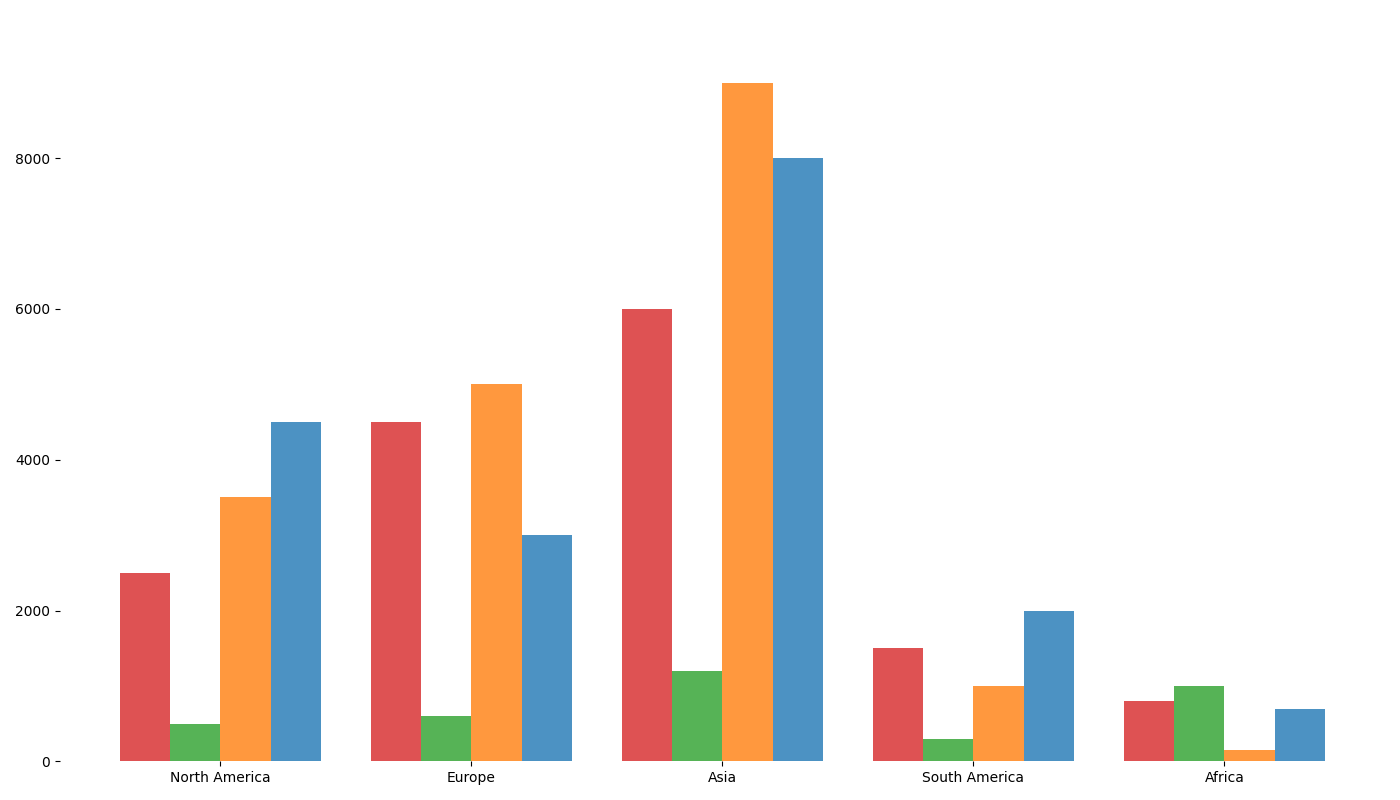

Here is the Python script that generated this plot:
import matplotlib.pyplot as plt
import numpy as np

regions = ['North America', 'Europe', 'Asia', 'South America', 'Africa']

na_recovery = [2500, 500, 3500, 4500]
eu_recovery = [4500, 600, 5000, 3000]
asia_recovery = [6000, 1200, 9000, 8000]
sa_recovery = [1500, 300, 1000, 2000]
africa_recovery = [800, 1000, 150, 700]

data = np.array([na_recovery, eu_recovery, asia_recovery, sa_recovery, africa_recovery])

fig, ax = plt.subplots(figsize=(14, 8))

colors = ['#d62728', '#2ca02c', '#ff7f0e', '#1f77b4']

n_datasets = data.shape[1]
bar_positions = np.arange(len(regions))
bar_width = 0.2

for i in range(n_datasets):
    ax.bar(bar_positions + i * bar_width, data[:, i], width=bar_width, color=colors[i], alpha=0.8)

ax.set_xticks(bar_positions + bar_width * (n_datasets - 1) / 2)
ax.set_xticklabels(regions)
ax.set_ylim(0, max(data.max(axis=0)) * 1.1)

ax.spines['top'].set_visible(False)
ax.spines['right'].set_visible(False)
ax.spines['left'].set_visible(False)
ax.spines['bottom'].set_visible(False)

plt.tight_layout()

plt.show()
